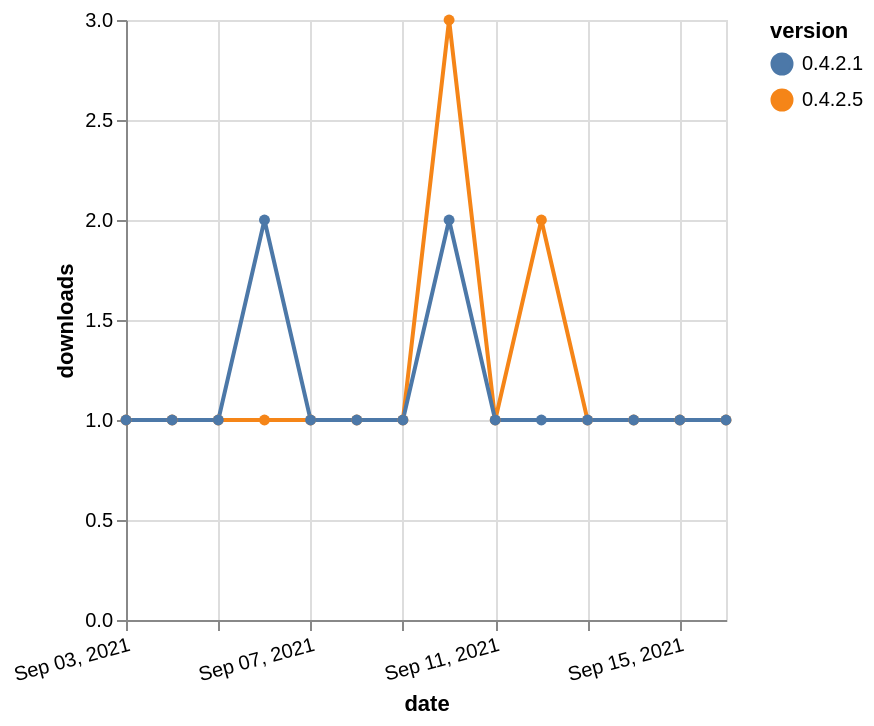

Source (Vega-Lite JSON):
### Vega-Lite specification from a JSON file in a GitHub repository (floating-point values rounded to 4 significant figures)
{"$schema": "https://vega.github.io/schema/vega-lite/v5.json", "description": "A simple bar chart with embedded data.", "data": {"values": [{"date": "2021-09-03", "total": 190, "delta": 1, "version": "0.4.2.5"}, {"date": "2021-09-04", "total": 191, "delta": 1, "version": "0.4.2.5"}, {"date": "2021-09-05", "total": 192, "delta": 1, "version": "0.4.2.5"}, {"date": "2021-09-06", "total": 193, "delta": 1, "version": "0.4.2.5"}, {"date": "2021-09-07", "total": 194, "delta": 1, "version": "0.4.2.5"}, {"date": "2021-09-08", "total": 195, "delta": 1, "version": "0.4.2.5"}, {"date": "2021-09-09", "total": 196, "delta": 1, "version": "0.4.2.5"}, {"date": "2021-09-10", "total": 199, "delta": 3, "version": "0.4.2.5"}, {"date": "2021-09-11", "total": 200, "delta": 1, "version": "0.4.2.5"}, {"date": "2021-09-12", "total": 202, "delta": 2, "version": "0.4.2.5"}, {"date": "2021-09-13", "total": 203, "delta": 1, "version": "0.4.2.5"}, {"date": "2021-09-14", "total": 204, "delta": 1, "version": "0.4.2.5"}, {"date": "2021-09-15", "total": 205, "delta": 1, "version": "0.4.2.5"}, {"date": "2021-09-16", "total": 206, "delta": 1, "version": "0.4.2.5"}, {"date": "2021-09-03", "total": 208, "delta": 1, "version": "0.4.2.1"}, {"date": "2021-09-04", "total": 209, "delta": 1, "version": "0.4.2.1"}, {"date": "2021-09-05", "total": 210, "delta": 1, "version": "0.4.2.1"}, {"date": "2021-09-06", "total": 212, "delta": 2, "version": "0.4.2.1"}, {"date": "2021-09-07", "total": 213, "delta": 1, "version": "0.4.2.1"}, {"date": "2021-09-08", "total": 214, "delta": 1, "version": "0.4.2.1"}, {"date": "2021-09-09", "total": 215, "delta": 1, "version": "0.4.2.1"}, {"date": "2021-09-10", "total": 217, "delta": 2, "version": "0.4.2.1"}, {"date": "2021-09-11", "total": 218, "delta": 1, "version": "0.4.2.1"}, {"date": "2021-09-12", "total": 219, "delta": 1, "version": "0.4.2.1"}, {"date": "2021-09-13", "total": 220, "delta": 1, "version": "0.4.2.1"}, {"date": "2021-09-14", "total": 221, "delta": 1, "version": "0.4.2.1"}, {"date": "2021-09-15", "total": 222, "delta": 1, "version": "0.4.2.1"}, {"date": "2021-09-16", "total": 223, "delta": 1, "version": "0.4.2.1"}]}, "width": "container", "mark": {"type": "line", "point": {"filled": true}}, "encoding": {"x": {"field": "date", "type": "temporal", "timeUnit": "yearmonthdate", "title": "date", "axis": {"labelAngle": -15}}, "y": {"field": "delta", "type": "quantitative", "title": "downloads"}, "color": {"field": "version", "type": "nominal"}, "tooltip": {"field": "delta"}}}
